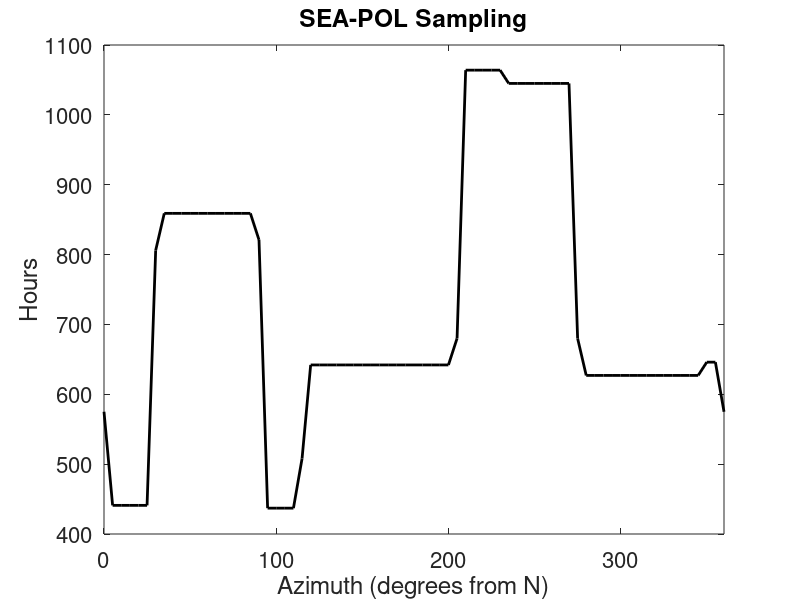

Here is the MATLAB script that generated this plot: (Note: this script raises an error after producing the figure.)
%calculate SEA-POL sampling of azimuths
clear all

azimuths = 0:5:360; %WRT N
hoursTOT = 1064; %from python

%read in coverage by azimuth calculated in python
coverage = [ 575.,  441.,  441.,  441.,  441.,  441.,  806.,  859.,  859.,        859.,  859.,  859.,  859.,  859.,  859.,  859.,  859.,  859.,        821.,  437.,  437.,  437.,  437.,  508.,  642.,  642.,  642.,        642.,  642.,  642.,  642.,  642.,  642.,  642.,  642.,  642.,        642.,  642.,  642.,  642.,  642.,  680., 1064., 1064., 1064.,       1064., 1064., 1045., 1045., 1045., 1045., 1045., 1045., 1045.,       1045.,  680.,  627.,  627.,  627.,  627.,  627.,  627.,  627.,        627.,  627.,  627.,  627.,  627.,  627.,  627.,  646.,  646.,        575.];

figure;
plot(azimuths,coverage,'k','LineWidth',2)
set(gca,'FontSize',16)
xlabel('Azimuth (degrees from N)')
ylabel('Hours')
title('SEA-POL Sampling')
xlim([0 360])
gcfsavepdf('seapolsampling-hours.pdf')

%polar plot of relative frequency
radius = 0:50:150;
coverage2 = repmat(coverage,length(radius),1);
figure;
[h1,l1] = polarPcolor(radius,azimuths,coverage2./hoursTOT,'ncolor',12,'Nspokes',9,'Ncircles',4);
set(gca,'FontSize',16)
colormap(gca,flipud(copper(12)))
caxis([0.4 1.0])
title('SEA-POL Sampling')
gcfsavepdf('seapolsampling-percent.pdf')
